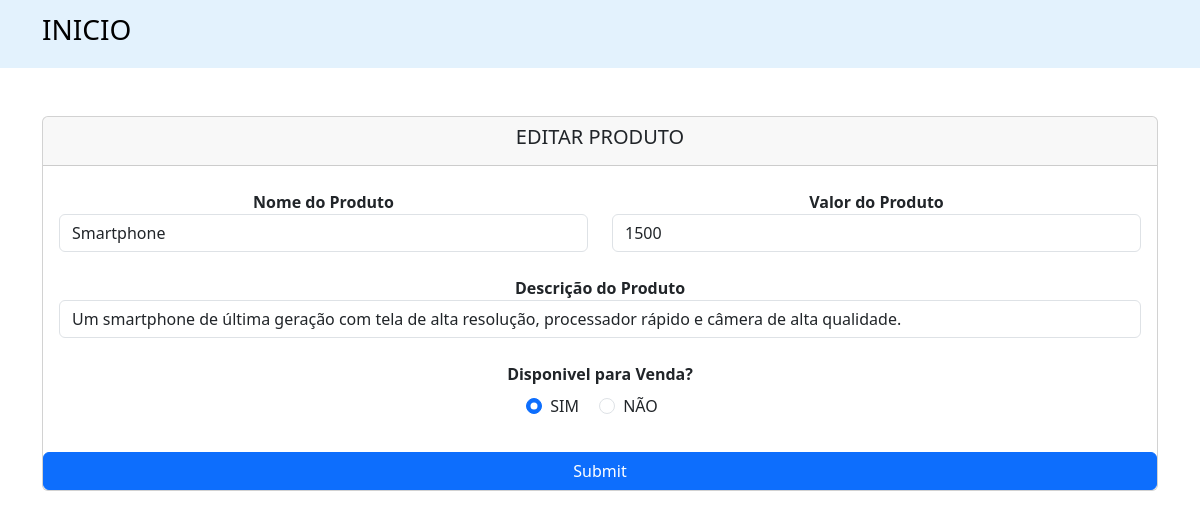
/edit.php?id=10, run on the app's committed database.
### tables this page shows
CREATE TABLE `tb_cadastro` (
  `id` int(11) NOT NULL,
  `produto` varchar(200) NOT NULL,
  `valor` double NOT NULL,
  `descricao` varchar(500) NOT NULL,
  `disponivel` tinyint(1) NOT NULL
);

### edit.php (the view, shortened to what this page needs)
<?php
    include_once('config.php');
if(!empty($_GET['id']))
    {
        $id = $_GET['id'];
        $sqlSelect = "SELECT * FROM tb_cadastro WHERE id=$id";
        $result = $conexao->query($sqlSelect);
        if($result->num_rows > 0)
        {
            while($user_data = mysqli_fetch_assoc($result))
            {
                $produto = $user_data['produto'];
                $valor = $user_data['valor'];
                $descricao = $user_data['descricao'];
                $venda = $user_data['disponivel'];
            }
        }
        else{
            header('Location: index.php');
        }
    }
    else
    {
        header('Location: index.php');
    }
?>
<!DOCTYPE html>
<html lang="pt-br">
<head>
    <link href="https://cdn.jsdelivr.net/npm/bootstrap@5.3.3/dist/css/bootstrap.min.css" rel="stylesheet"
>
    <link rel="stylesheet" href="https://cdn.jsdelivr.net/npm/bootstrap-icons@1.11.3/font/bootstrap-icons.min.css">
</head>
<body>
    <nav class="navbar" style="background-color: #e3f2fd;">
        <div class="container">
            <a class="navbar-brand" href="index.php">
                <h3> INICIO </h3>
            </a>
        </div>
    </nav>
    <div class="container mt-5">
        <div>
            <form action="saveEdit.php" method="POST">
                <div class="card text-center">
                    <div class="card-header">
                        <h5> EDITAR PRODUTO </h5>
                    </div>
                    <div class="card-body">
                        <div class="row">
                            <div class="col">
                                <label for="produto"><b>Nome do Produto</b></label>
                                <input type="text" class="form-control" placeholder="Produto" aria-label="Produto"
                                    id="produto" name="produto" value="<?php echo $produto ?>">
                            </div>
                            <div class="col">
                                <label for="valor"><b>Valor do Produto</b></label>
                                <input type="text" class="form-control" placeholder="Valor (R$)" aria-label="Valor"
                                    id="valor" name="valor" value="<?php echo $valor ?>">
                            </div>
                        </div>
                        <div class="col mt-4">
                            <label for="descricao"><b>Descrição do Produto</b></label>
                            <input type="text" class="form-control" placeholder="Descrição do Produto"
                                aria-label="descricao" id="descricao" name="descricao" value="<?php echo $descricao ?>">
                        </div>
                        <div class="mt-4">
                            <div>
                                <label for=""> <b> Disponivel para Venda? </b></label>
                            </div>
                            <div class="col">
                                <div class="form-check form-check-inline mt-2">
                                    <input class="form-check-input" type="radio" name="disponivel"
                                        id="disponivel_sim" value="1" <?php if ($venda == '1') echo 'checked'; ?>>
                                    <label class="form-check-label" for="disponivel_sim">SIM</label>
                                </div>
                                <div class="form-check form-check-inline">
                                    <input class="form-check-input" type="radio" name="disponivel"
                                        id="disponivel_nao" value="0" <?php if ($venda == '0') echo 'checked'; ?>>
                                    <label class="form-check-label" for="disponivel_nao">NÃO</label>
                                </div>
                            </div>
                        </div>
                    </div>
                    <input type="submit" name="update" id="submit" class="btn btn-primary mt-3">
                </div>
            </form>
        </div>
    </div>
</body>
</html>

### data on the page
tb_cadastro: produto "Smartphone", valor "1500", descricao "Um smartphone de última geração com tela de alta resolução, processador rápido e câmera de alta qualidade.", disponivel "☑ SIM", disponivel "☐ NÃO"
